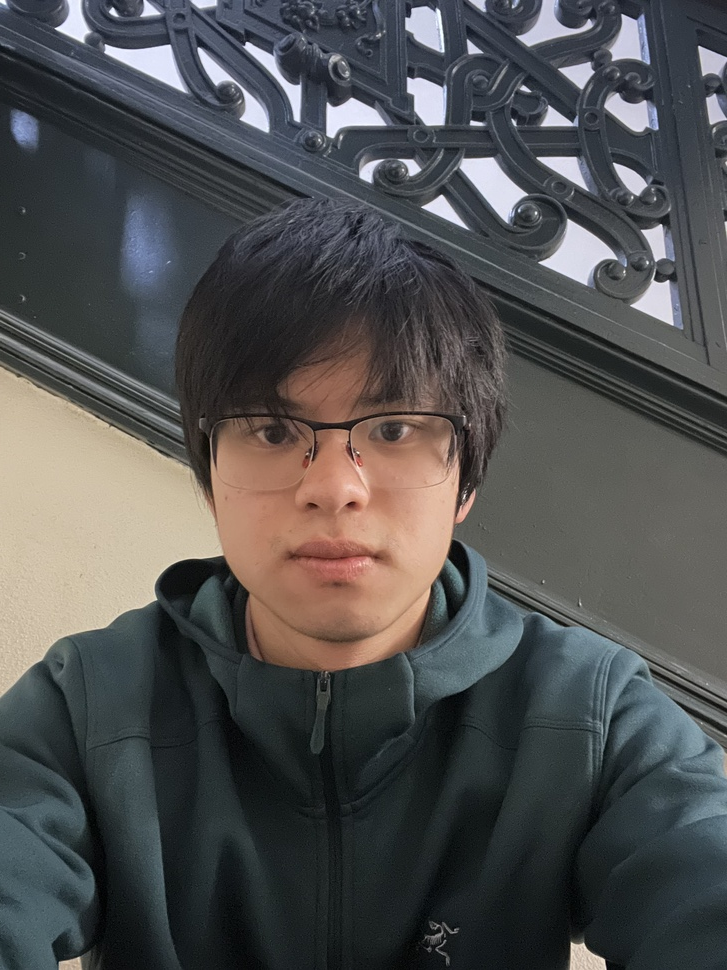
#> input picture test_files/test.JPG, 727 x 970 px, shrunk from 2316 x 3088 before the run
$ python -i filters.py   (imports and definitions only)
#> lines starting #> are read from the running program, lines starting #| are printed output that depends on the picture
#> further down, picture is the input picture: shape (970, 727, 3); mean B, G, R 80.7, 80.5, 80.4
import cv2
import numpy as np
from scipy.interpolate import UnivariateSpline

def greyscale(img):
    greyscale = cv2.cvtColor(img,cv2.COLOR_BGR2GRAY)
    return greyscale

def bright(img,value=-50):
    img_bright = cv2.convertScaleAbs(img,beta=value)
    return img_bright

# [11 lines left out: functions sharpen, sepia, not called in this run]

def pencil_g(img):
    sk_grey, sk_color = cv2.pencilSketch(img,sigma_s=60,sigma_r=0.07,shade_factor=0.03)
    return sk_grey

def pencil_c(img):
    sk_grey, sk_color = cv2.pencilSketch(img,sigma_s=60,sigma_r=0.07,shade_factor=0.03)
    return sk_color

def HDR(img):
    hdr = cv2.detailEnhance(img,sigma_s=12,sigma_r=0.15)
    return hdr

def invert(img):
    inv = cv2.bitwise_not(img)
    return inv

def LookupTable(x,y):
    spline = UnivariateSpline(x,y)
    return spline(range(256))

def summer(img):
    increaseTable = LookupTable([0,64,128,256],[0,80,160,256])
    decreaseTable = LookupTable([0,64,128,256],[0,50,100,256])
    blue,green,red=cv2.split(img)
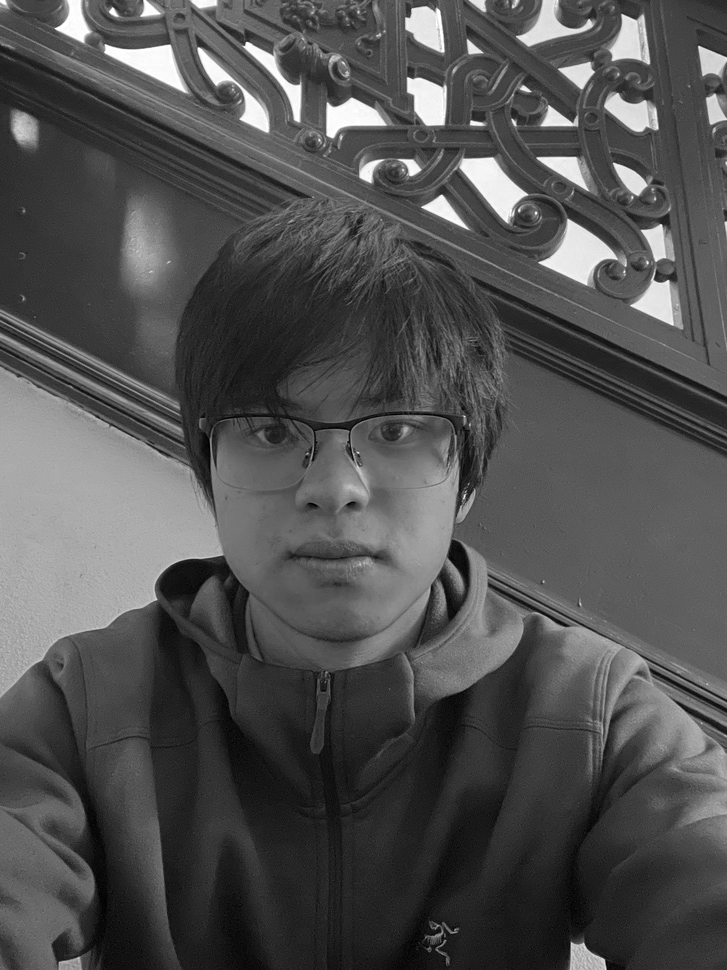
#> blue: shape (970, 727); min 0, max 255, mean 80.7
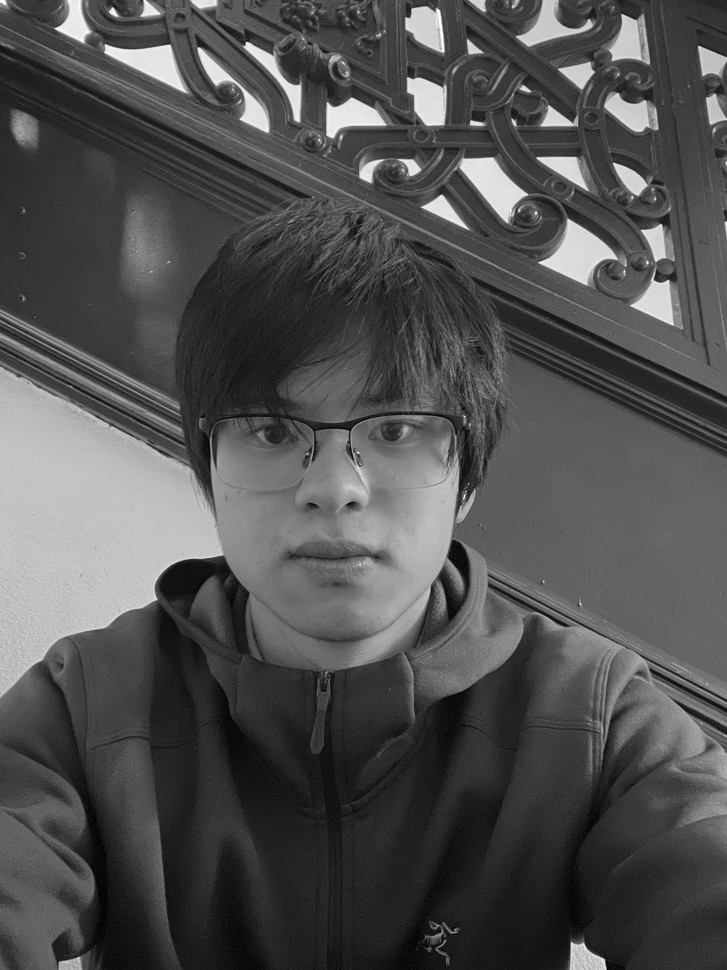
#> green: shape (970, 727); min 0, max 255, mean 80.5
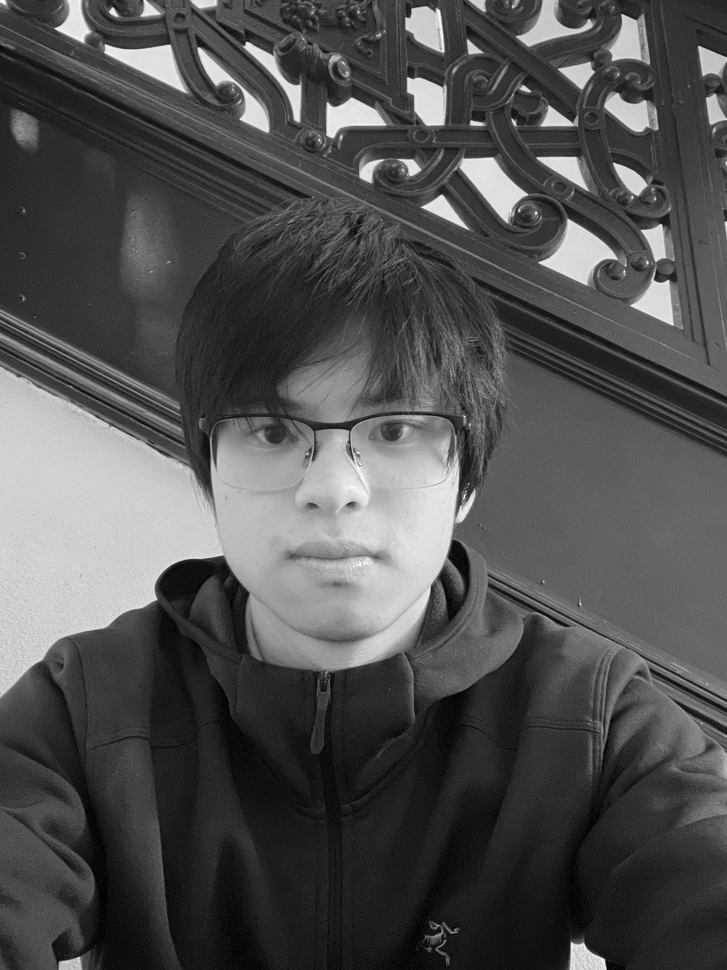
#> red: shape (970, 727); min 0, max 255, mean 80.4
    red = cv2.LUT(red,increaseTable).astype(np.uint8)
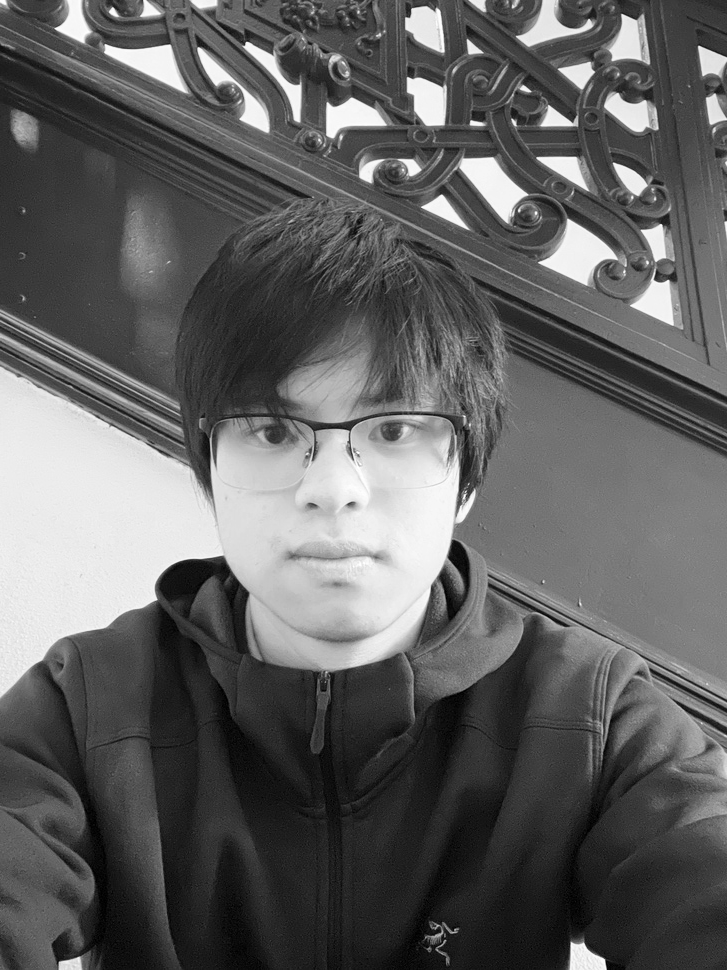
#> red: shape (970, 727); min 0, max 255, mean 96.6
    blue = cv2.LUT(blue,decreaseTable).astype(np.uint8)
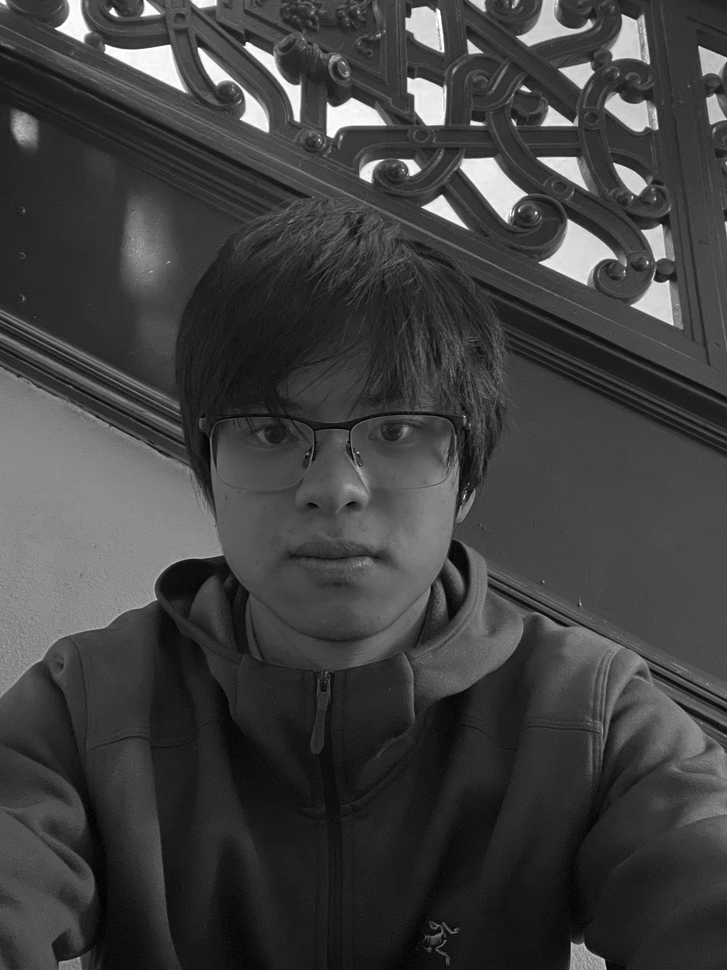
#> blue: shape (970, 727); min 0, max 254, mean 64.2
    s = cv2.merge((blue,green,red))
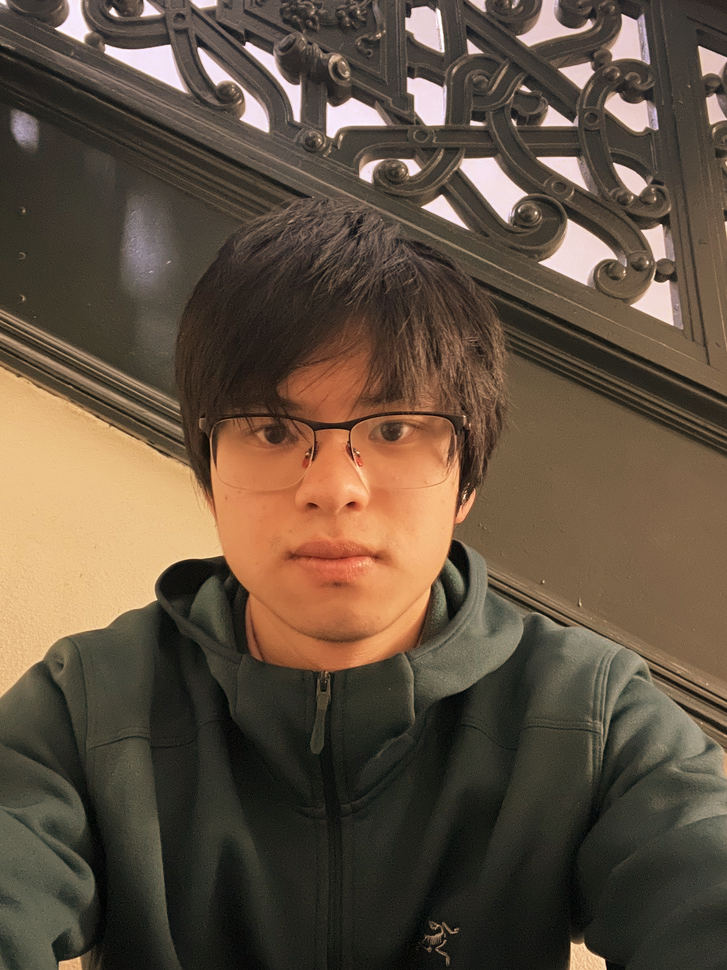
#> s: shape (970, 727, 3); mean B, G, R 64.2, 80.5, 96.6
    return s

# [8 lines left out: function winter, not called in this run]

def canny(img):
    r = cv2.Canny(img,100,200,5,L2gradient=True)
    return r

# [5 lines left out: function sketch, not called in this run]

>>> import cv2
>>> picture = cv2.imread('test_files/test.JPG')
>>> result = summer(picture)
